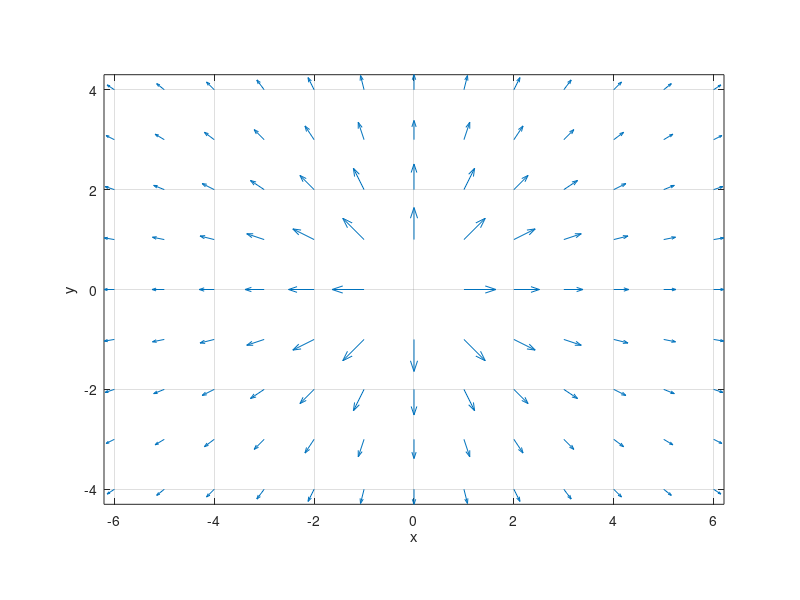

Source code (MATLAB):
% MATLAB initialisieren:
clear all; clc; format compact; format short g;

% Parameter:
x_0=-6; x_E=6; y_0=-4; y_E=4; N_x=13; N_y=9; fig=1; scale=0.5;

% Funktion:
f=@(x,y){2./(1+x.^2+y.^2).*x;2./(1+x.^2+y.^2).*y};

% Daten:
x_data=linspace(x_0,x_E,N_x);
y_data=linspace(y_0,y_E,N_y);
[x_grid,y_grid]=meshgrid(x_data,y_data);
v_grid=f(x_grid,y_grid);

% Surface_Plot:
figure(fig);
quiver(x_grid,y_grid,v_grid{1},v_grid{2},scale);
xlabel('x');ylabel('y');
grid on; axis('image');
